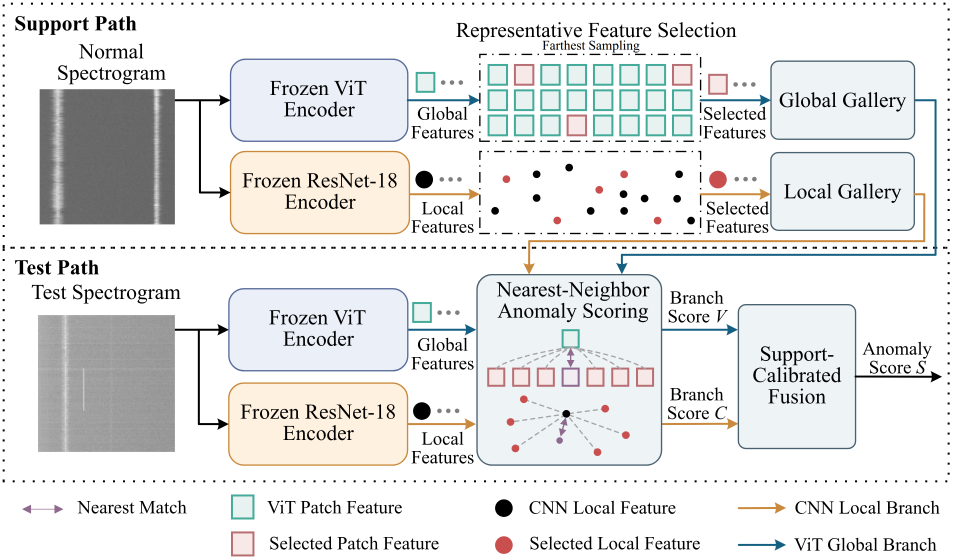
#> input picture 简化视觉架构图.png, 2857 x 1678 px, given as the content of the folder /wangbei/data/datasets/dsss/Playground_spectrum/normal/m20db, which was not available (shown at 1/3 size)
$ python preview_dsss_residual_variants.py
#> lines starting #> are read from the running program, lines starting #| are printed output that depends on the picture; pictures that were not available may be replaced by others from this repository, and a replacement may not be noted
#!/usr/bin/env python3
import argparse
from pathlib import Path

import cv2
import numpy as np
from PIL import Image, ImageDraw, ImageFont


def minmax(x):
    x = x.astype(np.float32)
    lo = float(np.min(x))
    hi = float(np.max(x))
    return (x - lo) / max(hi - lo, 1e-6)


def robust(x, percentile=99.5):
    x = np.maximum(x.astype(np.float32), 0.0)
    scale = float(np.percentile(x, percentile))
    return np.clip(x / max(scale, 1e-6), 0.0, 1.0)


def to_u8(x):
    return np.clip(x * 255.0, 0, 255).astype(np.uint8)


def label_tile(tile, label):
    tile = Image.fromarray(to_u8(tile)).convert("RGB")
    draw = ImageDraw.Draw(tile)
    font = ImageFont.load_default()
    bbox = draw.textbbox((0, 0), label, font=font)
    draw.rectangle((0, 0, bbox[2] + 8, bbox[3] + 6), fill=(0, 0, 0))
    draw.text((4, 3), label, fill=(255, 255, 255), font=font)
    return tile


def variants(path):
    gray = np.array(Image.open(path).convert("L"), dtype=np.float32) / 255.0
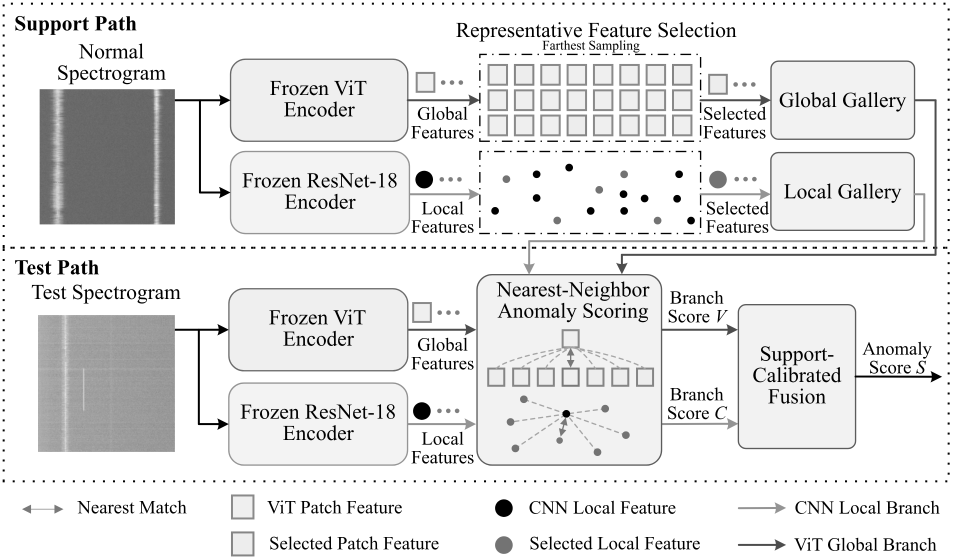
#> gray: shape (1678, 2857) float32 (shown at 1/3 size); min 0, max 1, mean 0.899

    row_bg = np.median(gray, axis=1, keepdims=True)
#> row_bg = 1678 values, max 1 at index 0, min 0.765 at index 456, mean 0.975
    row_bg_smooth = cv2.GaussianBlur(row_bg, (1, 31), 0)
#> row_bg_smooth = 1678 values, max 1 at index 0, min 0.937 at index 283, mean 0.975
    col_bg = np.median(gray, axis=0, keepdims=True)
    col_bg_smooth = cv2.GaussianBlur(col_bg, (31, 1), 0)
    abs_row_res = np.abs(gray - row_bg)
    pos_row_res = np.maximum(gray - row_bg_smooth, 0.0)
    abs_col_res = np.abs(gray - col_bg)
    pos_col_res = np.maximum(gray - col_bg_smooth, 0.0)

    blur_bg = cv2.GaussianBlur(gray, (0, 0), sigmaX=9.0, sigmaY=3.0)
    local_abs_res = np.abs(gray - blur_bg)
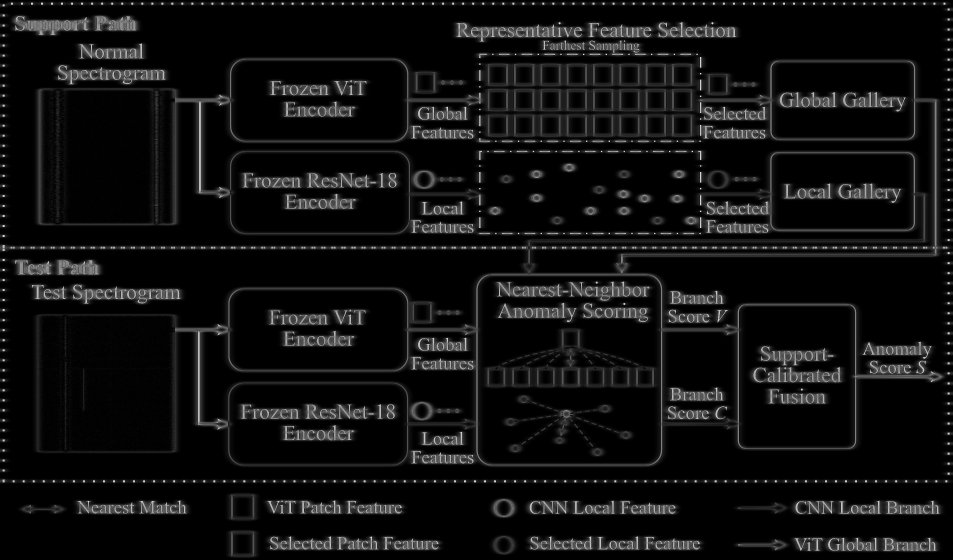
#> local_abs_res: shape (1678, 2857) float32 (shown at 1/3 size); min 0, max 0.933, mean 0.0653

    clahe = cv2.createCLAHE(clipLimit=2.0, tileGridSize=(8, 8))
    gray_contrast = clahe.apply(to_u8(gray)).astype(np.float32) / 255.0

    # Stronger but still conservative DSSS residual candidates.
    weak_a02 = minmax(gray + 0.2 * abs_row_res)
#> in minmax, `lo = float(np.min(x))`: lo = 0.153
#> in minmax, `hi = float(np.max(x))`: hi = 1.05
    weak_a05 = minmax(gray + 0.5 * abs_row_res)
#> in minmax (call 2), `x = x.astype(np.float32)`:
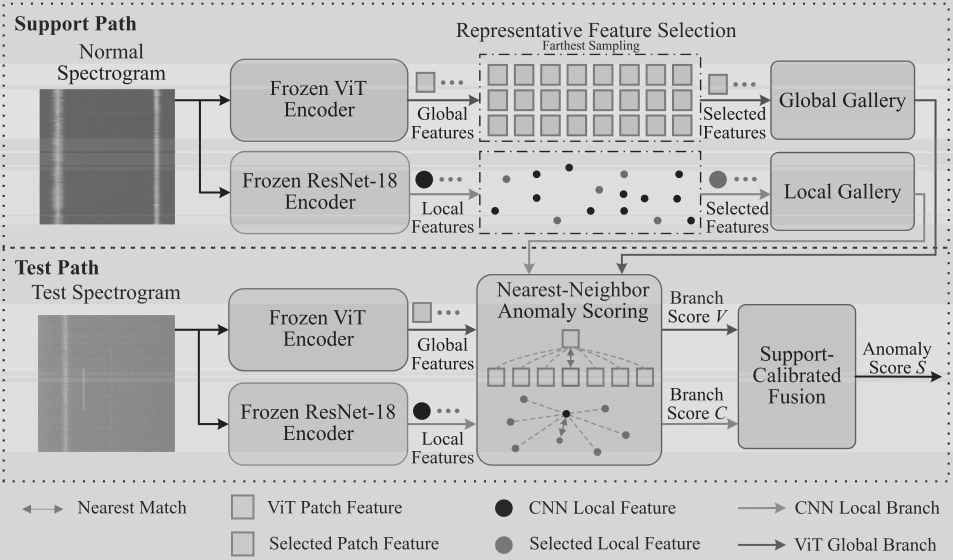
#> x: shape (1678, 2857) float32 (shown at 1/3 size); min 0.382, max 1.12, mean 0.946; drawn with min black and max white
#> in minmax (call 2), `lo = float(np.min(x))`: lo = 0.382
#> in minmax (call 2), `hi = float(np.max(x))`: hi = 1.12
    pos_boost = minmax(gray + 0.6 * robust(pos_row_res, 99.0))
#> in robust, `scale = float(np.percentile(x, percentile))`: scale = 0.0627
    local_boost = minmax(gray + 0.35 * robust(local_abs_res, 99.0))
#> in minmax (call 4), `x = x.astype(np.float32)`:
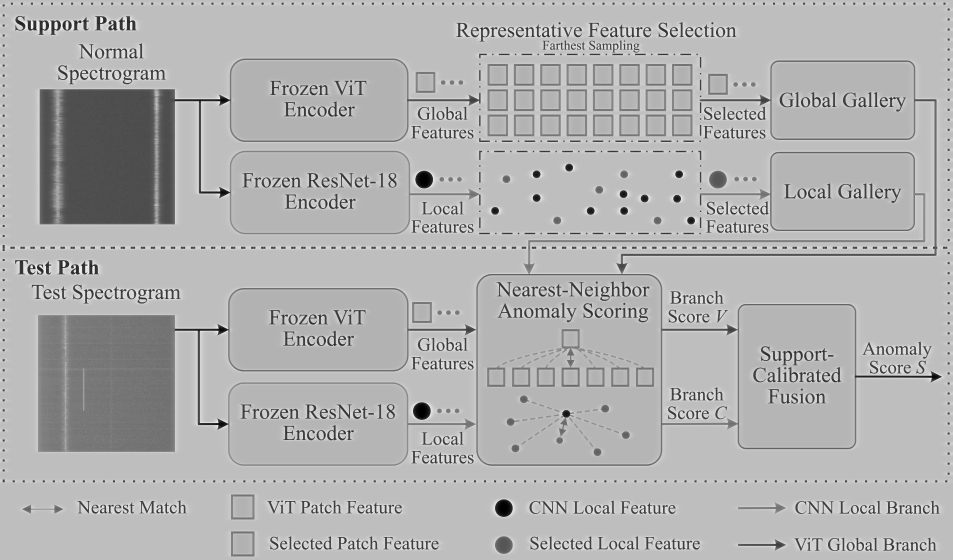
#> x: shape (1678, 2857) float32 (shown at 1/3 size); min 0.00178, max 1.34, mean 0.931; drawn with min black and max white
#> in minmax (call 4), `lo = float(np.min(x))`: lo = 0.00178
#> in minmax (call 4), `hi = float(np.max(x))`: hi = 1.34
    residual_mix = minmax(gray + 0.35 * robust(abs_row_res, 99.0) + 0.25 * robust(local_abs_res, 99.0))
    col_boost = minmax(gray + 0.6 * robust(pos_col_res, 99.0))
#> in minmax (call 6), `x = x.astype(np.float32)`:
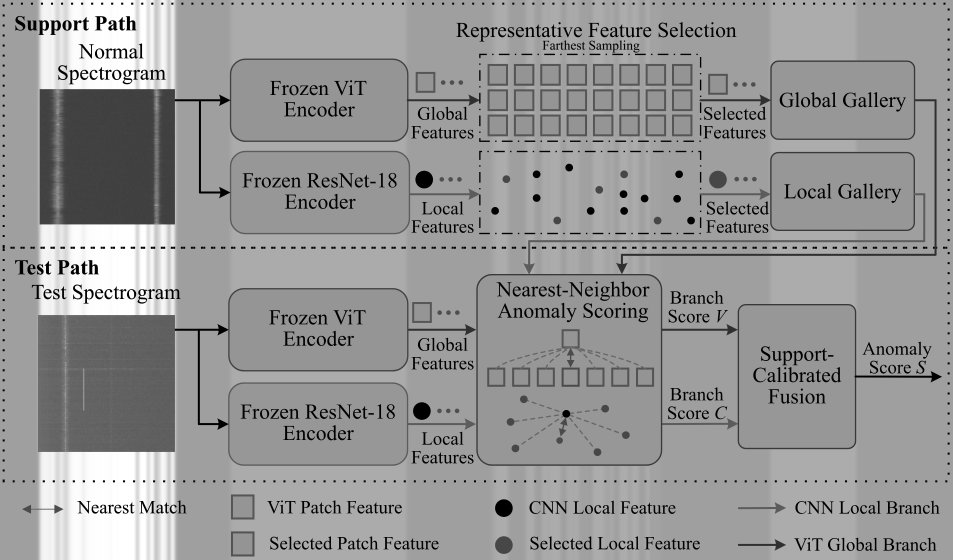
#> x: shape (1678, 2857) float32 (shown at 1/3 size); min 0, max 1.6, mean 0.947; drawn with min black and max white
#> in minmax (call 6), `lo = float(np.min(x))`: lo = 0
#> in minmax (call 6), `hi = float(np.max(x))`: hi = 1.6
    row_col_mix = minmax(gray + 0.25 * robust(abs_row_res, 99.0) + 0.45 * robust(pos_col_res, 99.0))

    return [
        ("gray", gray),
        ("gray_contrast", gray_contrast),
        ("weak_residual_a0.2", weak_a02),
        ("weak_residual_a0.5", weak_a05),
        ("abs_row_residual", robust(abs_row_res, 99.0)),
        ("positive_row_boost", pos_boost),
        ("positive_col_boost", col_boost),
        ("row_col_mix", row_col_mix),
        ("local_abs_boost", local_boost),
        ("row_local_mix", residual_mix),
    ]


def make_sheet(samples, out_path, tile_w=220):
    rows = []
    for title, path in samples:
        vars_ = variants(path)
#> vars_ = 10 items
        tiles = []
        for label, img in vars_:
            pil = label_tile(img, label)
            h = int(tile_w * pil.height / pil.width)
            tiles.append(pil.resize((tile_w, h), Image.Resampling.BILINEAR))
#> this loop made 10 passes
#> (label, bbox in label_tile) on passes 1 to 10: ('gray', (0, 4, 21, 12)), ('gray_contrast', (0, 2, 61, 12)), ('weak_residual_a0.2', (0, 2, 92, 11)), ('weak_residual_a0.5', (0, 2, 92, 11)), ('abs_row_residual', (0, 2, 80, 11)), ('positive_row_boost', (0, 2, 85, 12)), ('positive_col_boost', (0, 2, 81, 12)), ('row_col_mix', (0, 2, 57, 11)), ('local_abs_boost', (0, 2, 69, 11)), ('row_local_mix', (0, 2, 65, 11))
#> after the loop, tiles = 10 items
        title_h = 24
        row_w = tile_w * len(tiles)
#> row_w = 2200
        row_h = title_h + tiles[0].height
#> row_h = 153
        row = Image.new("RGB", (row_w, row_h), (245, 245, 245))
#> row: PIL image 2200x153 RGB; every value is 245
        draw = ImageDraw.Draw(row)
        draw.text((4, 5), title, fill=(0, 0, 0), font=ImageFont.load_default())
        for idx, tile in enumerate(tiles):
            row.paste(tile, (idx * tile_w, title_h))
#> this loop made 10 passes
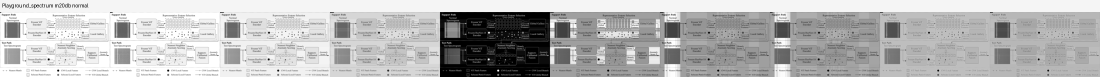
#> row: PIL image 2200x153 RGB (shown at 1/2 size); min 0, max 255, mean 181.7
        rows.append(row)

    out = Image.new("RGB", (rows[0].width, sum(r.height for r in rows)), (255, 255, 255))
#> out: PIL image 2200x2448 RGB; every value is 255
    y = 0
    for row in rows:
        out.paste(row, (0, y))
        y += row.height
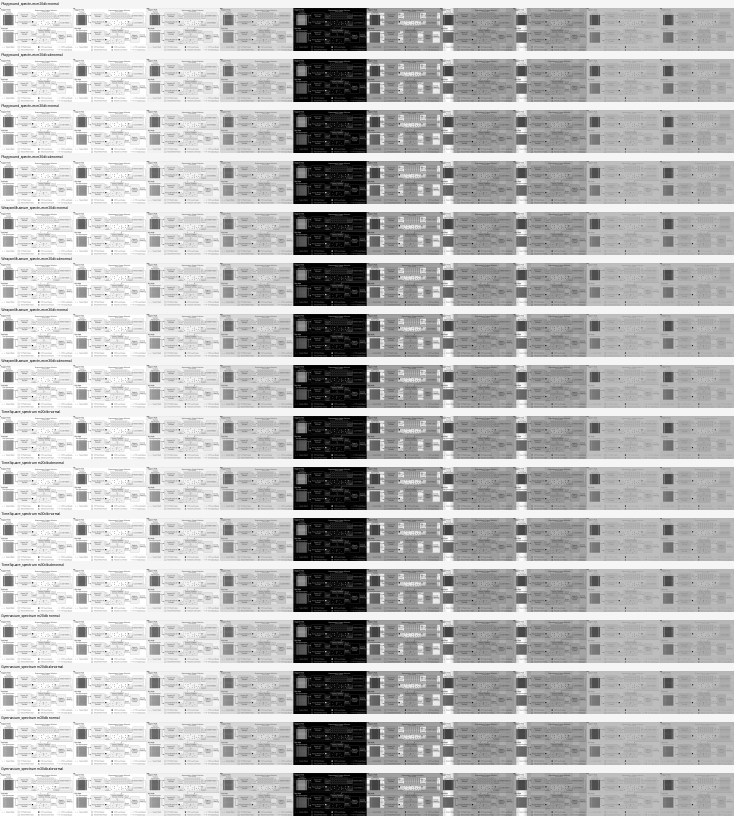
#> out: PIL image 2200x2448 RGB (shown at 1/3 size); min 0, max 255, mean 181.7
    out_path.parent.mkdir(parents=True, exist_ok=True)
    out.save(out_path)


def pick_samples(root):
    root = Path(root)
    selected = []
    for scene in ["Playground_spectrum", "WeaponMuseum_spectrum", "TimeSquare_spectrum", "Gymnasium_spectrum"]:
        for level in ["m20db", "m30db"]:
            normal = sorted((root / scene / "normal" / level).glob("*.png"))
            abnormal = sorted((root / scene / "abnormal" / level).glob("*.png"))
            if normal:
                selected.append((f"{scene} {level} normal", normal[len(normal) // 2]))
            if abnormal:
                selected.append((f"{scene} {level} abnormal", abnormal[len(abnormal) // 2]))
    return selected


def main():
    parser = argparse.ArgumentParser()
    parser.add_argument("--root", default="/mnt/data/wangbei/data/datasets/dsss")
    parser.add_argument("--out", default="analysis_outputs/dsss_residual_variant_compare/contact_sheet.png")
    args = parser.parse_args()

    samples = pick_samples(args.root)
    make_sheet(samples, Path(args.out))
    print(args.out)


if __name__ == "__main__":
    main()
